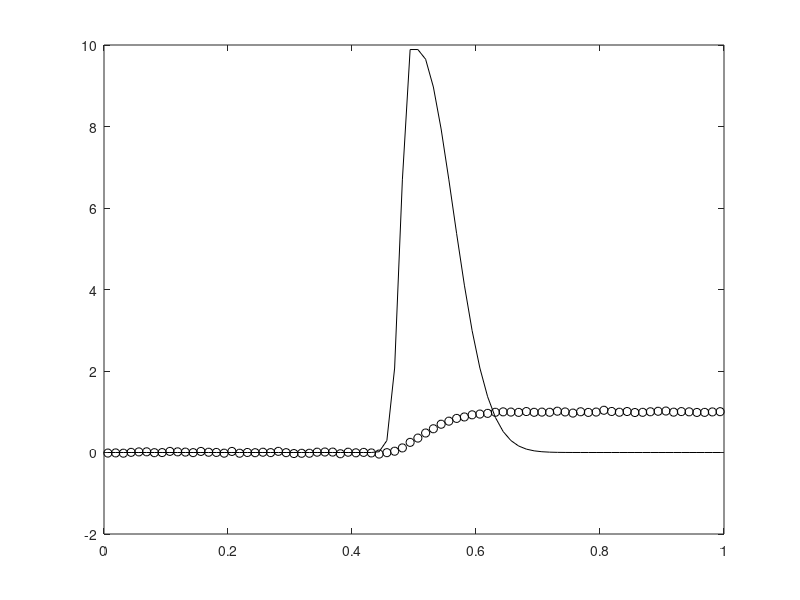
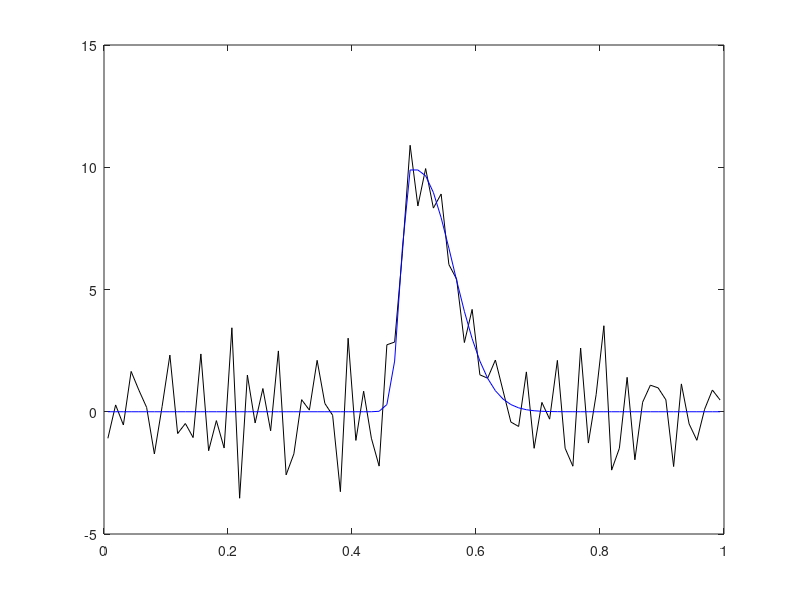
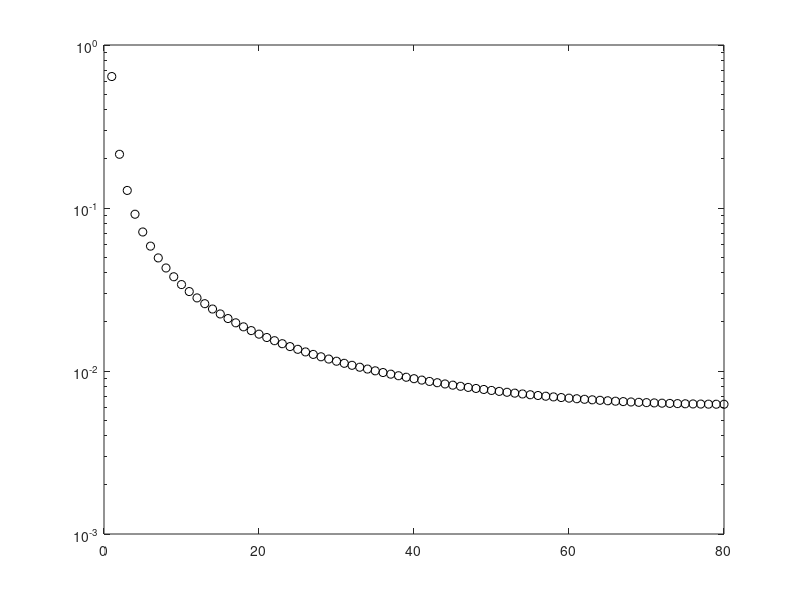
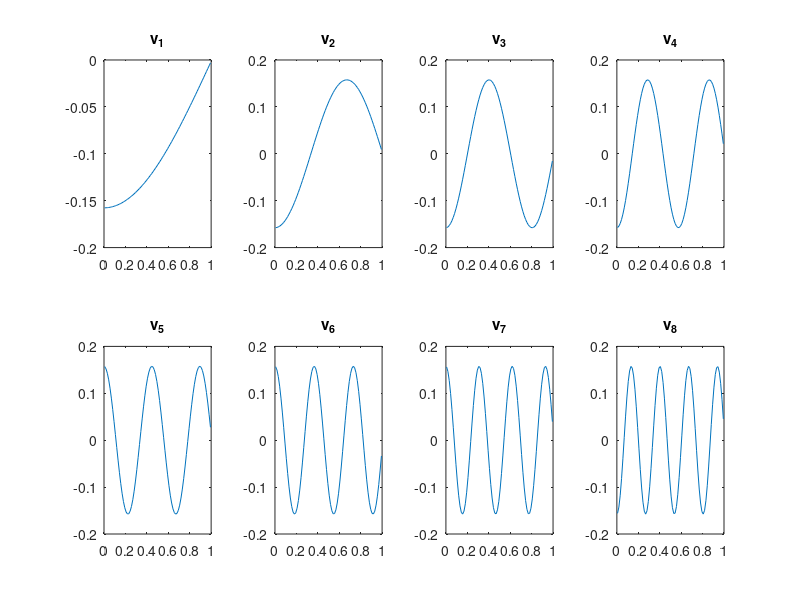

Here is the MATLAB script that generated these plots, in order:
%  
% PSF reconstruction problem.
%
clear all, close all
n       = 80; %%%input(' No. of grid points = ');
h       = 1/n;
t       = [h/2:h:1-h/2]';
% Create the left-half of the PSF
sig1    = .02; %%%input(' Kernel width sigma = ');
kernel1 = exp(-(t(1:40)-h/2).^2/sig1^2);
% Create the right-half of the PSF
sig2    = .08;
kernel2 = exp(-(t(1:40)-h/2).^2/sig2^2);
% Create the normalized PSF
PSF     = [flipud(kernel1);kernel2];
PSF     = PSF/sum(PSF)/h;
% Numerical discretization of intergral operator
A = tril(ones(n,n))*h;

% Set up true solution x_true and data b = A*x_true + error.
x_true = PSF;
Ax = A*x_true;
err_lev = 2; %%%input(' Percent error in data = ');
sigma = err_lev/100 * norm(Ax) / sqrt(n);
%randn('state',1)
eta =  sigma * randn(n,1);
b = Ax + eta;
figure(1), 
  plot(t,x_true,'k',t,b,'ko')
  %legend('true image','blurred, noisy data','Location','NorthWest')
figure(2),
  plot(t,A\b,'k',t,x_true,'b')

delta_b = norm(b-Ax)
delta_x = norm(x_true-A\b)

% SVD analysis
[U,S,V] = svd(A);
figure(3),
  semilogy(diag(S),'ko')

% Singular vector analysis
figure(4)
title('Right Singular Vectors')
for i=1:8
    subplot(2,4,i)
    plot(t,V(:,i))
    title(sprintf('v_{%d}',i))
end
figure(5)
title('Left Singular Vectors')
for i=1:10:80
    subplot(2,4,(i-1)/10+1),
    plot(t,U(:,i)),
    title(sprintf('u_{%d}',i));
end
figure(6),
semilogy(1:n,diag(S),'ko', 1:n,abs(U'*b),'b*', 1:n,abs(U'*b)./diag(S), 'r.')
title('Noisy Data')

figure(7)
semilogy(1:n,diag(S),'ko', 1:n,abs(U'*Ax),'b*', 1:n,abs(U'*Ax)./diag(S), 'r.','Linewidth',2)
title('Data with No Noise')

figure(8)
semilogy(sigma^2./diag(S).^2,'k.')
